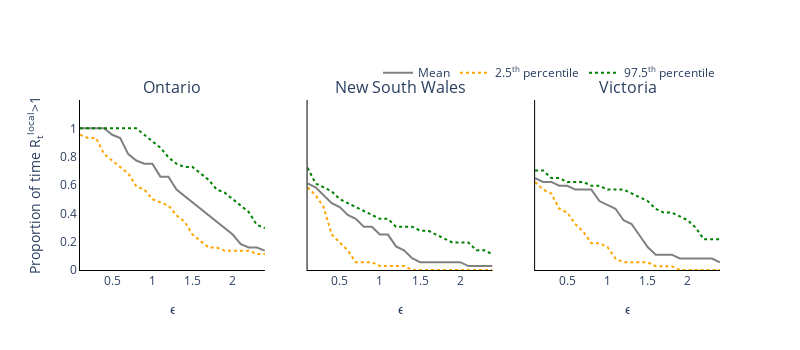

The notebook cell this image was saved under:
### Code cell
from plotly.subplots import make_subplots

colours = ['grey', 'orange', 'green']
regions = ['Ontario', 'New South Wales', 'Victoria']
trace_name = ['Last time R<sub>t</sub><sup>local</sup><1', 'Last time R<sub>t</sub><sup>local</sup>>1', 'Proportion of time R<sub>t</sub><sup>local</sup>>1']

titles = ['{}'.format(r) for r in regions]
titles.extend([None]*3)

fig = go.Figure()
fig = make_subplots(rows=1, cols=3, subplot_titles=tuple(titles), shared_yaxes=True)

# Plot (bar chart cases each day)
for col in range(3):
    if col != 0:
        # Plot of incidences
        fig.add_trace(
            go.Scatter(
                x=large_epsilon_range,
                y=new_traces_mean[1][col],
                mode='lines',
                name='Mean',
                showlegend=False,
                line_color=colours[0],
            ),
            row= 1,
            col= col+1
        )

        fig.add_trace(
            go.Scatter(
                x=large_epsilon_range,
                y=new_traces_lower[1][col],
                mode='lines',
                name='2.5<sup>th</sup> percentile',
                showlegend=False,
                line_color=colours[1],
                line={'dash': 'dot'}
            ),
            row= 1,
            col= col+1
        )

        fig.add_trace(
            go.Scatter(
                x=large_epsilon_range,
                y=new_traces_upper[1][col],
                mode='lines',
                name='97.5<sup>th</sup> percentile',
                showlegend=False,
                line_color=colours[2],
                line={'dash': 'dot'}
            ),
            row= 1,
            col= col+1
        )

        fig.update_xaxes(row=1, col=col+1, title_text='ϵ')
    
    else:
        fig.add_trace(
            go.Scatter(
                x=large_epsilon_range,
                y=new_traces_mean[1][col],
                mode='lines',
                name='Mean',
                line_color=colours[0]
            ),
            row= 1,
            col= col+1
        )

        fig.add_trace(
            go.Scatter(
                x=large_epsilon_range,
                y=new_traces_lower[1][col],
                mode='lines',
                name='2.5<sup>th</sup> percentile',
                line_color=colours[1],
                line={'dash': 'dot'}
            ),
            row= 1,
            col= col+1
        )

        fig.add_trace(
            go.Scatter(
                x=large_epsilon_range,
                y=new_traces_upper[1][col],
                mode='lines',
                name='97.5<sup>th</sup> percentile',
                line_color=colours[2],
                line={'dash': 'dot'}
            ),
            row= 1,
            col= col+1
        )

        fig.update_xaxes(row=1, col=col+1, title_text='ϵ')


# Add axis labels
fig.update_layout(
    width=800, 
    height=350,
    plot_bgcolor='white',
    xaxis=dict(linecolor='black'),
    yaxis=dict(
        linecolor='black',
        range=[0, 1.2],
        tickvals=np.arange(0, 1.1, 0.2).tolist(),
        ticktext=['0', '0.2', '0.4', '0.6', '0.8', '1']),
    xaxis2=dict(linecolor='black'),
    yaxis2=dict(
        linecolor='black',
        range=[0, 1.2],
        tickvals=np.arange(0, 1.1, 0.2).tolist(),
        ticktext=['0', '0.2', '0.4', '0.6', '0.8', '1']),
    xaxis3=dict(linecolor='black'),
    yaxis3=dict(
        linecolor='black',
        range=[0, 1.2],
        tickvals=np.arange(0, 1.1, 0.2).tolist(),
        ticktext=['0', '0.2', '0.4', '0.6', '0.8', '1']),
    legend=dict(
        orientation='h',
        yanchor="bottom",
        y=1.075,
        xanchor="right",
        x=1)
    )

fig.update_yaxes(row=1, col=1, title_text=trace_name[2])

fig.write_image('Figure-3-Just_proportions.pdf')
fig.show()

### Figure 1 — Plotly figure (JSON) as saved in the notebook; plotly's stock layout.template omitted (floating-point values rounded to 4 significant figures)
{"data": [{"line": {"color": "grey"}, "mode": "lines", "name": "Mean", "type": "scatter", "x": [0.1, 0.2, 0.3, 0.4, 0.5, 0.6, 0.7, 0.8, 0.9, 1, 1.1, 1.2, 1.3, 1.4, 1.5, 1.6, 1.7, 1.8, 1.9, 2, 2.1, 2.2, 2.3, 2.4], "xaxis": "x", "y": [1, 1, 1, 1, 0.9545, 0.9318, 0.8182, 0.7727, 0.75, 0.75, 0.6591, 0.6591, 0.5682, 0.5227, 0.4773, 0.4318, 0.3864, 0.3409, 0.2955, 0.25, 0.1818, 0.1591, 0.1591, 0.1364], "yaxis": "y"}, {"line": {"color": "orange", "dash": "dot"}, "mode": "lines", "name": "2.5<sup>th</sup> percentile", "type": "scatter", "x": [0.1, 0.2, 0.3, 0.4, 0.5, 0.6, 0.7, 0.8, 0.9, 1, 1.1, 1.2, 1.3, 1.4, 1.5, 1.6, 1.7, 1.8, 1.9, 2, 2.1, 2.2, 2.3, 2.4], "xaxis": "x", "y": [0.9545, 0.9318, 0.9318, 0.8182, 0.7727, 0.7273, 0.6818, 0.5909, 0.5682, 0.5, 0.4773, 0.4545, 0.3864, 0.3409, 0.25, 0.2045, 0.1591, 0.1591, 0.1364, 0.1364, 0.1364, 0.1364, 0.1136, 0.1136], "yaxis": "y"}, {"line": {"color": "green", "dash": "dot"}, "mode": "lines", "name": "97.5<sup>th</sup> percentile", "type": "scatter", "x": [0.1, 0.2, 0.3, 0.4, 0.5, 0.6, 0.7, 0.8, 0.9, 1, 1.1, 1.2, 1.3, 1.4, 1.5, 1.6, 1.7, 1.8, 1.9, 2, 2.1, 2.2, 2.3, 2.4], "xaxis": "x", "y": [1, 1, 1, 1, 1, 1, 1, 1, 0.9545, 0.9091, 0.8636, 0.7955, 0.75, 0.7273, 0.7273, 0.6818, 0.6364, 0.5682, 0.5455, 0.5, 0.4545, 0.4091, 0.3182, 0.2955], "yaxis": "y"}, {"line": {"color": "grey"}, "mode": "lines", "name": "Mean", "showlegend": false, "type": "scatter", "x": [0.1, 0.2, 0.3, 0.4, 0.5, 0.6, 0.7, 0.8, 0.9, 1, 1.1, 1.2, 1.3, 1.4, 1.5, 1.6, 1.7, 1.8, 1.9, 2, 2.1, 2.2, 2.3, 2.4], "xaxis": "x2", "y": [0.6111, 0.5833, 0.5278, 0.4722, 0.4444, 0.3889, 0.3611, 0.3056, 0.3056, 0.25, 0.25, 0.1667, 0.1389, 0.08333, 0.05556, 0.05556, 0.05556, 0.05556, 0.05556, 0.05556, 0.02778, 0.02778, 0.02778, 0.02778], "yaxis": "y2"}, {"line": {"color": "orange", "dash": "dot"}, "mode": "lines", "name": "2.5<sup>th</sup> percentile", "showlegend": false, "type": "scatter", "x": [0.1, 0.2, 0.3, 0.4, 0.5, 0.6, 0.7, 0.8, 0.9, 1, 1.1, 1.2, 1.3, 1.4, 1.5, 1.6, 1.7, 1.8, 1.9, 2, 2.1, 2.2, 2.3, 2.4], "xaxis": "x2", "y": [0.5833, 0.5278, 0.4444, 0.25, 0.1944, 0.1389, 0.05556, 0.05556, 0.05556, 0.02778, 0.02778, 0.02778, 0.02778, 0, 0, 0, 0, 0, 0, 0, 0, 0, 0, 0], "yaxis": "y2"}, {"line": {"color": "green", "dash": "dot"}, "mode": "lines", "name": "97.5<sup>th</sup> percentile", "showlegend": false, "type": "scatter", "x": [0.1, 0.2, 0.3, 0.4, 0.5, 0.6, 0.7, 0.8, 0.9, 1, 1.1, 1.2, 1.3, 1.4, 1.5, 1.6, 1.7, 1.8, 1.9, 2, 2.1, 2.2, 2.3, 2.4], "xaxis": "x2", "y": [0.7222, 0.6111, 0.5833, 0.5556, 0.5, 0.4722, 0.4444, 0.4167, 0.3889, 0.3611, 0.3611, 0.3056, 0.3056, 0.3056, 0.2778, 0.2778, 0.25, 0.2222, 0.1944, 0.1944, 0.1944, 0.1389, 0.1389, 0.1111], "yaxis": "y2"}, {"line": {"color": "grey"}, "mode": "lines", "name": "Mean", "showlegend": false, "type": "scatter", "x": [0.1, 0.2, 0.3, 0.4, 0.5, 0.6, 0.7, 0.8, 0.9, 1, 1.1, 1.2, 1.3, 1.4, 1.5, 1.6, 1.7, 1.8, 1.9, 2, 2.1, 2.2, 2.3, 2.4], "xaxis": "x3", "y": [0.6486, 0.6216, 0.6216, 0.5946, 0.5946, 0.5676, 0.5676, 0.5676, 0.4865, 0.4595, 0.4324, 0.3514, 0.3243, 0.2432, 0.1622, 0.1081, 0.1081, 0.1081, 0.08108, 0.08108, 0.08108, 0.08108, 0.08108, 0.05405], "yaxis": "y3"}, {"line": {"color": "orange", "dash": "dot"}, "mode": "lines", "name": "2.5<sup>th</sup> percentile", "showlegend": false, "type": "scatter", "x": [0.1, 0.2, 0.3, 0.4, 0.5, 0.6, 0.7, 0.8, 0.9, 1, 1.1, 1.2, 1.3, 1.4, 1.5, 1.6, 1.7, 1.8, 1.9, 2, 2.1, 2.2, 2.3, 2.4], "xaxis": "x3", "y": [0.6216, 0.5676, 0.5405, 0.4324, 0.4054, 0.3243, 0.2703, 0.1892, 0.1892, 0.1622, 0.08108, 0.05405, 0.05405, 0.05405, 0.05405, 0.02703, 0.02703, 0.02703, 0, 0, 0, 0, 0, 0], "yaxis": "y3"}, {"line": {"color": "green", "dash": "dot"}, "mode": "lines", "name": "97.5<sup>th</sup> percentile", "showlegend": false, "type": "scatter", "x": [0.1, 0.2, 0.3, 0.4, 0.5, 0.6, 0.7, 0.8, 0.9, 1, 1.1, 1.2, 1.3, 1.4, 1.5, 1.6, 1.7, 1.8, 1.9, 2, 2.1, 2.2, 2.3, 2.4], "xaxis": "x3", "y": [0.7027, 0.7027, 0.6486, 0.6486, 0.6216, 0.6216, 0.6216, 0.5946, 0.5946, 0.5676, 0.5676, 0.5676, 0.5405, 0.5135, 0.4865, 0.4324, 0.4054, 0.4054, 0.3784, 0.3514, 0.2973, 0.2162, 0.2162, 0.2162], "yaxis": "y3"}], "layout": {"annotations": [{"font": {"size": 16}, "showarrow": false, "text": "Ontario", "x": 0.1444, "xanchor": "center", "xref": "paper", "y": 1, "yanchor": "bottom", "yref": "paper"}, {"font": {"size": 16}, "showarrow": false, "text": "New South Wales", "x": 0.5, "xanchor": "center", "xref": "paper", "y": 1, "yanchor": "bottom", "yref": "paper"}, {"font": {"size": 16}, "showarrow": false, "text": "Victoria", "x": 0.8556, "xanchor": "center", "xref": "paper", "y": 1, "yanchor": "bottom", "yref": "paper"}], "height": 350, "legend": {"orientation": "h", "x": 1, "xanchor": "right", "y": 1.075, "yanchor": "bottom"}, "plot_bgcolor": "white", "width": 800, "xaxis": {"anchor": "y", "domain": [0, 0.2889], "linecolor": "black", "title": {"text": "ϵ"}}, "xaxis2": {"anchor": "y2", "domain": [0.3556, 0.6444], "linecolor": "black", "title": {"text": "ϵ"}}, "xaxis3": {"anchor": "y3", "domain": [0.7111, 1], "linecolor": "black", "title": {"text": "ϵ"}}, "yaxis": {"anchor": "x", "domain": [0, 1], "linecolor": "black", "range": [0, 1.2], "ticktext": ["0", "0.2", "0.4", "0.6", "0.8", "1"], "tickvals": [0, 0.2, 0.4, 0.6, 0.8, 1], "title": {"text": "Proportion of time R<sub>t</sub><sup>local</sup>>1"}}, "yaxis2": {"anchor": "x2", "domain": [0, 1], "linecolor": "black", "matches": "y", "range": [0, 1.2], "showticklabels": false, "ticktext": ["0", "0.2", "0.4", "0.6", "0.8", "1"], "tickvals": [0, 0.2, 0.4, 0.6, 0.8, 1]}, "yaxis3": {"anchor": "x3", "domain": [0, 1], "linecolor": "black", "matches": "y", "range": [0, 1.2], "showticklabels": false, "ticktext": ["0", "0.2", "0.4", "0.6", "0.8", "1"], "tickvals": [0, 0.2, 0.4, 0.6, 0.8, 1]}}}
